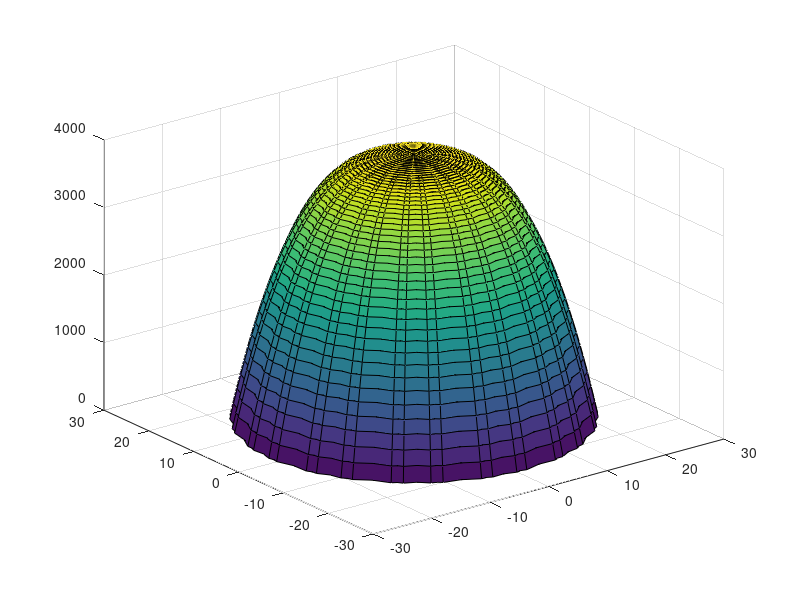

This chart was generated by the following MATLAB code:
clear
clc
close all





%Parametros del volcan
radio=0:0.5:25;
%Almacenar datos
[u,v]=meshgrid(radio);
%Funcion parametrica del vólcan
x = u.*cos(v);
y=u.*sin(v);
z=-(u.^3/4-4000);
surf(x,y,z);

%Datos entrada

cantidad_rocas = 120;
masa_rocas = randi([1 10],1,cantidad_rocas);

theta = [];

for i=[1:120]
    if masa_rocas(i) <= 5
        theta(i)=randi([60 90],1,1)
    else
        theta(i)=randi([30 60],1,1)
    end
end

%altura inicial
z0 = 4000

%Coordenadas
x0 = 0;
y0 = 0;

%velocidad
v0 = 10;

%angulo phi s el angulo en coordenadas esfericas
phi=randi([0 90],1,120);











    

